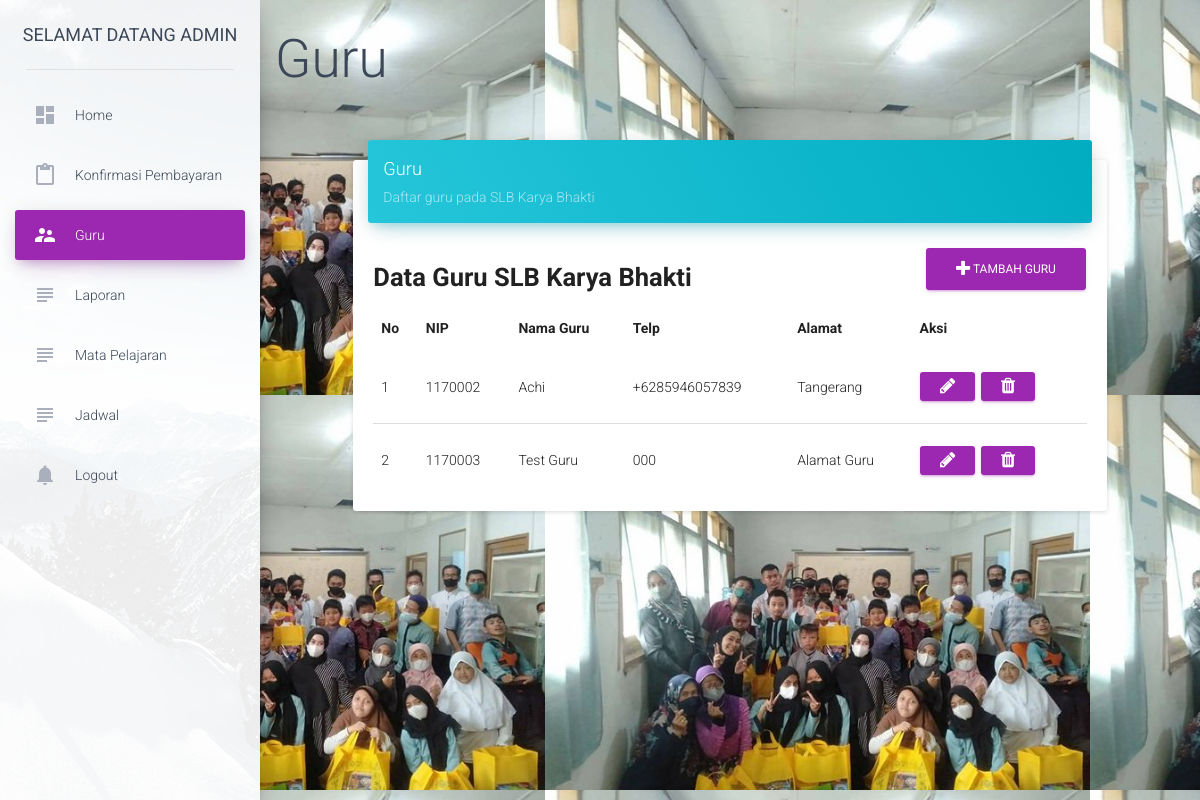
Screenshot of /dashboard/index.php?page=10 (signed in) with the database file from the repository.
### tables this page shows
CREATE TABLE `guru` (
  `Id` int(11) NOT NULL,
  `nip` char(7) DEFAULT NULL,
  `nama_guru` varchar(100) DEFAULT NULL,
  `alamat` varchar(255) DEFAULT NULL,
  `telp` varchar(255) DEFAULT NULL
);

### dashboard/include/guru.php (the view, shortened to what this page needs)
<h1>Guru</h1>
<div class="row">
    <div class="col-sm-12 col-md-8 col-lg-10 col-lg-offset-1">
        <div class="card" style="margin-top: 50px">
            <div class="card-header" data-background-color="blue">
                <h4 class="title">Guru</h4>
                <p class="category">Daftar guru pada SLB Karya Bhakti</p>
            </div>
            <div class="card-content">
                <a href="index.php?page=11" class="btn btn-primary btn-md pull-right"><i class="fa fa-plus"></i> Tambah Guru</a>
                <h3 style="overflow: hidden;"><b>Data Guru SLB Karya Bhakti</b></h3>
				<table class="table table-hover">
					<thead>
						<tr>
							<td><b>No</b></td>
							<td><b>NIP</b></td>
							<td><b>Nama Guru</b></td>
							<td><b>Telp</b></td>
							<td><b>Alamat</b></td>
							<td><b>Aksi</b></td>
						</tr>
					</thead>
				    <tbody>
				    	<?php
				    		$query = "SELECT * FROM guru";
				    		$exec  = mysqli_query($conn,$query);
				    		if ($exec) {
				    			$count = mysqli_num_rows($exec);
				    			if ($count > 0) {
				    				$no = 0;
				    				while ($rows = mysqli_fetch_array($exec)) {
				    	?>
						    			<tr>
											<td><?php echo ++$no; ?></td>
											<td><?php echo $rows['nip'] ?></td>
											<td><?php echo $rows['nama_guru'] ?></td>
											<td><?php echo $rows['telp'] ?></td>
											<td><?php echo $rows['alamat'] ?></td>
											<td>
												<a href="index.php?page=12&id=<?php echo $rows['Id'] ?>" class="btn btn-primary btn-sm"><i class="fa fa-pencil"></i></a>
												<a href="include/hapus_guru.php?id=<?php echo $rows['Id'] ?>" class="btn btn-primary btn-sm"><i class="fa fa-trash"></i></a>
											</td>
										</tr>
				    	<?php
				    				}
				    			}else{
				    	?>
				    			<tr>
									<td colspan="6" align="center"><h4><b>Kosong</b></h4></td>
								</tr>
				    	<?php
				    			}
				    		}else{
				    			echo mysqli_error($conn);
				    		}
				    	?>
				    </tbody>
				</table>
            </div>
        </div>
    </div>
</div>

### rows the page displays
guru: nip "1170002", nama_guru "Achi", telp "+6285946057839", alamat "Tangerang"
guru: nip "1170003", nama_guru "Test Guru", telp "000", alamat "Alamat Guru"

### other values shown
$nama_admin "ADMIN"
